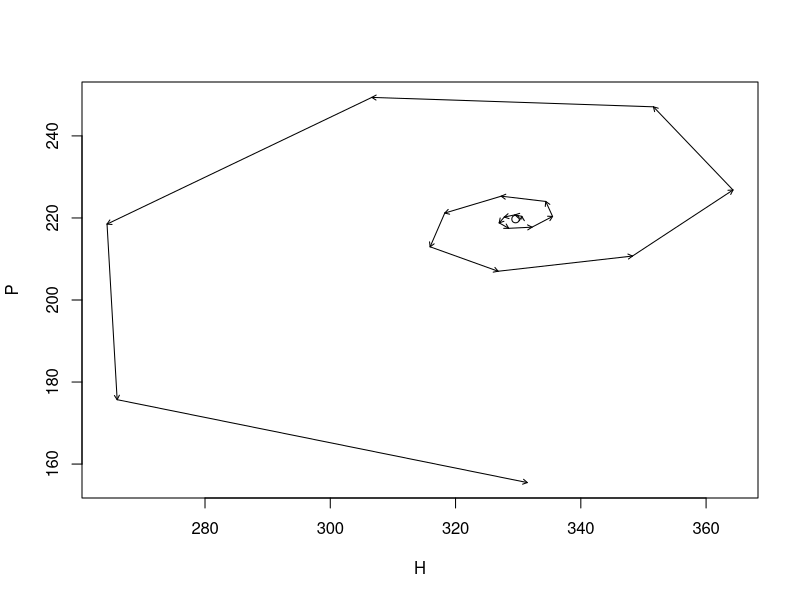
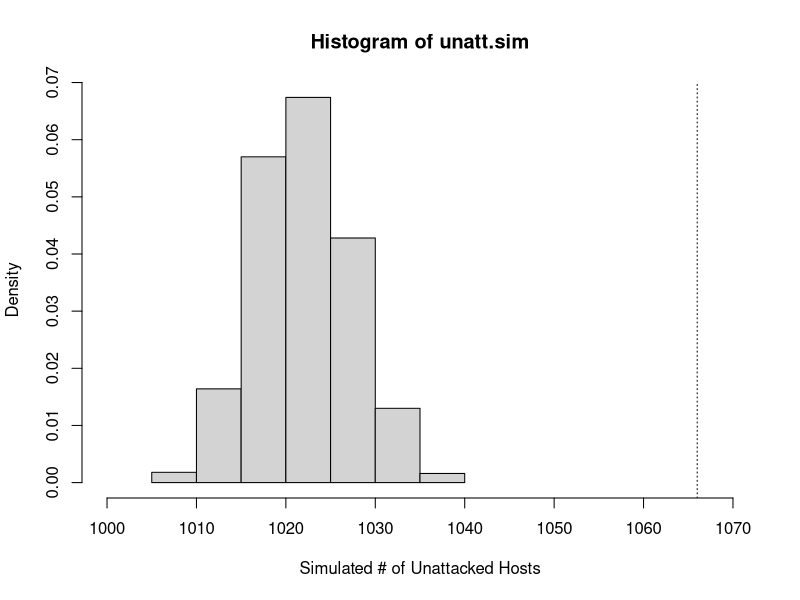
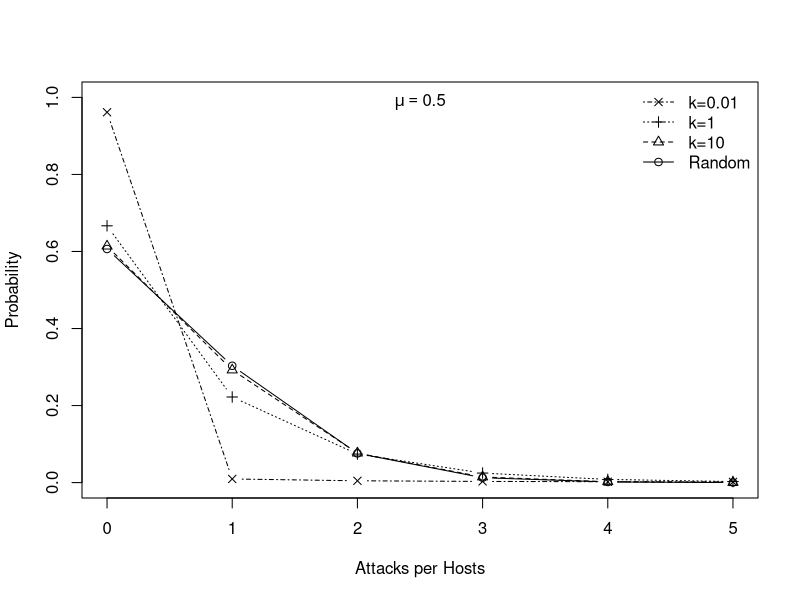
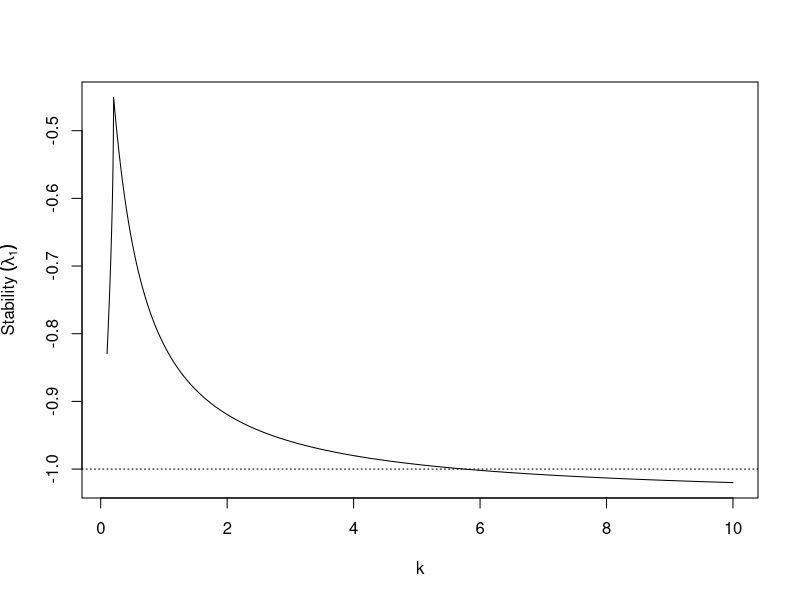
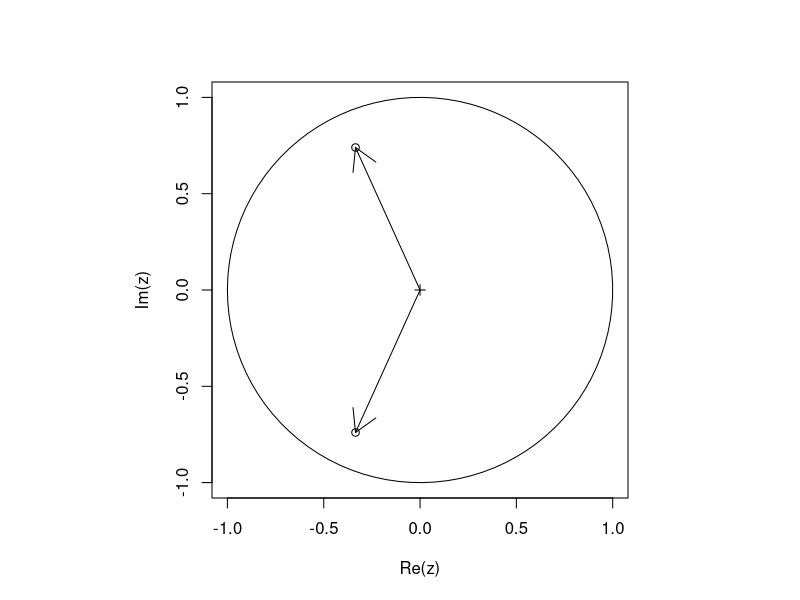
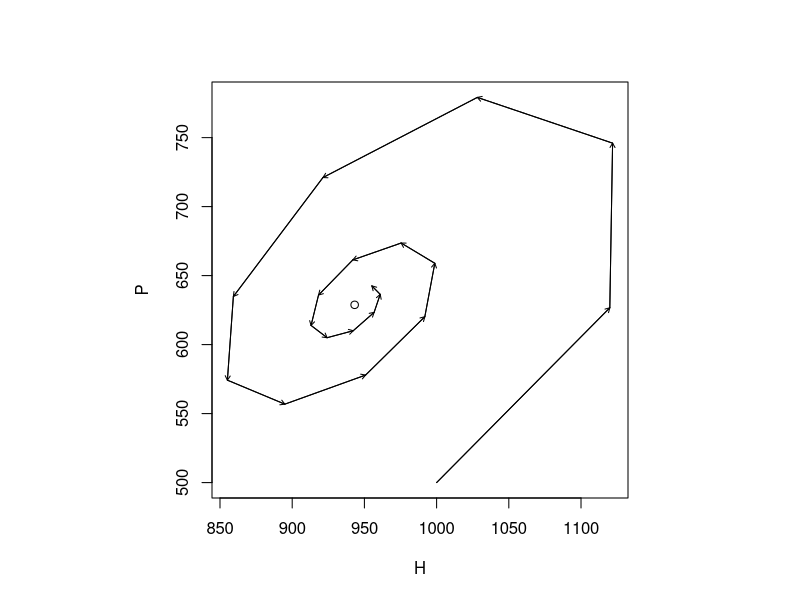

Reproduce these figures in R, in order.
## ---- chunk 1
time <- 20; R <- 3; a <- .005
HPs <- data.frame(Hs <- numeric(time), Ps <- numeric(time))
## ---- chunk 2
Pst <- log(R)/a; Hst <- Pst*R/(R-1) 
HPs[1, ] <- c(Hst+1, Pst)
## ---- chunk 3
for(t in 1:(time-1))  HPs[t+1,]  <- {H <- R * HPs[t,1] * exp( -a * HPs[t,2] )
                                 P <- HPs[t,1]*(1-exp(-a*HPs[t,2]))
                               c(H,P) }
## ---- chunk 4
plot(HPs[,1], HPs[,2], type="n", xlab="H", ylab="P"); points(Hst, Pst);
arrows(HPs[-time,1], HPs[-time,2], HPs[-1,1], HPs[-1,2], length=.05)
## ---- chunk 5
totals <- c(1066, 176, 48, 8, 5)
## ---- chunk 6
obs <- rep(0:4, totals)
## ---- chunk 7
H <- sum( totals )
No.attacks <- sum(obs)
mean.attacks <- mean(obs)
## ---- chunk 8
attack.events <- sample(x=1:H, size=No.attacks, replace=TRUE)
## ---- chunk 9
N.attacks.per.host <- table(attack.events)
## ---- chunk 10
(tmp <- table( N.attacks.per.host ) )
## ---- chunk 11
not.att <- H - sum(tmp)
## ---- chunk 12
obs.sim <- rep(0:max(N.attacks.per.host), c(not.att, tmp))
table(obs)
table(obs.sim)
## ---- chunk 13
n <- 1000
unatt.sim<- sapply(1:n, function(j) { ## Repeat n times...
  ## simulate the same number of attacks.
  host.sim.att <- sample(x=1:H, size=No.attacks, replace=TRUE)
  ## subtract the number of attacked hosts from the total in the host population
  ## The number of attacks on each attacked host
  attacks.per <- table(host.sim.att)
  ## the number of attacked hosts 
  n.attd <- length( attacks.per)
  ## the number not attacked
  H - n.attd
                         } )
## ---- chunk 14
hist(unatt.sim, xlab="Simulated # of Unattacked Hosts", 
     prob=TRUE, xlim=c(1000, 1070) )
abline(v=1066, lty=3)
abline(v=exp(-mean.attacks), lty=2)
## ---- chunk 15
(I <- var(obs)/mean(obs))
## ---- chunk 16
nb.dat <- cbind(
       Random = dnbinom(0:5, mu=.5, size=10^10),
      "k=10"=dnbinom(0:5, mu=.5, size=10),
      "k=1"=dnbinom(0:5, mu=.5, size=1),
      "k=0.01"=dnbinom(0:5, mu=.5, size=.01)
               )
matplot(0:5, nb.dat , type="b", pch=1:4, col=1, ylim=c(0,1),
        xlab="Attacks per Hosts", ylab="Probability") 
legend("topright", rev(colnames(nb.dat)), pch=4:1, lty=4:1, bty='n')
mtext(quote(mu== 0.5), padj=2)
## ---- chunk 17
F.H <- expression(R*H*(1+a*P/k)^-k - H )
F.P <- expression(H - H*(1+a*P/k)^-k - P)
F.H.H <- D(F.H, "H"); F.H.P <- D(F.H, "P")
F.P.H <- D(F.P, "H"); F.P.P <- D(F.P, "P")
## ---- chunk 18
k <- 10^seq(-1, 1, by=.01)
R <- 3
a <- .005
HPeigs <- sapply(k, function(ki) {
  k <- ki
  P <- k*(R^(1/k) - 1)/a
  H <- P * R/(R-1)
  jac <- matrix( c(eval(F.H.H), eval(F.H.P), eval(F.P.H), eval(F.P.P)), 
                nrow=2, byrow=TRUE )
eigen(jac)[["values"]] 
} )
## ---- chunk 19
modmaxs <- apply( HPeigs, 2, function(lambdas) {
  i <- which.max(Mod(lambdas))
  sign(Re(lambdas[i])) * Mod(lambdas[i]) })

plot(k, modmaxs, type='l', 
     ylab=quote("Stability "*(lambda[1])) )
abline(h=-1, lty=3)
## ---- chunk 20
th <- seq(-pi, pi, len=100)
z <- exp(1i*th)
## ---- chunk 21
par(pty="s")
plot(z, type="l")
points(0,0, pch=3); points(HPeigs[,100])
arrows(x0=c(0,0), y0=c(0,0), x1=Re(HPeigs[,100]), y1=Im(HPeigs[,100]))
## ---- chunk 22
time <- 20; R <- 3; a <- .005; k <- .6
HP2s <- data.frame(Hs = numeric(time), Ps = numeric(time))
## ---- chunk 23
P2st <- k*(R^(1/k) - 1)/a; H2st <- P2st * R/(R-1)
P2st;H2st
HP2s[1, ] <- c(1000,500)
## ---- chunk 24
for(t in 1:(time-1))  HP2s[t+1,]  <- {
  H <- R * HP2s[t,1] * (1+a*HP2s[t,2]/k)^(-k)
  P <- HP2s[t,1] - HP2s[t,1] * (1+a*HP2s[t,2]/k)^(-k)
                               c(H,P) }

## ---- chunk 25
{
  plot(HP2s[,1], HP2s[,2], type="l", xlab="H", ylab="P")
  points(H2st, P2st)
  arrows(HP2s[-time,1], HP2s[-time,2], HP2s[-1,1], HP2s[-1,2], length=.05)
}
